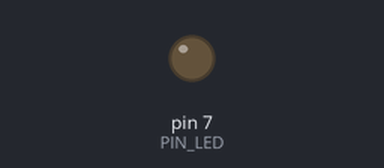
Simulated run of this sketch. Board: Arduino Uno, built with avr-gcc and run on an emulated ATmega328P. Shown: output pins drawn as LEDs (lit = HIGH). Dashed ring = blinking. What the sketch prints to the serial monitor is not drawn. At 2.2 s the program stops and its outputs stay as they are.

Above: at 1.1 s.
At 2.05 s:
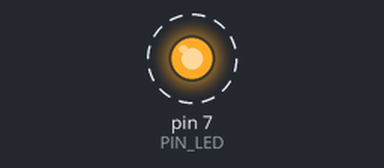
Timing chart, 0 to 3.7 s (numbered marks = the images above):
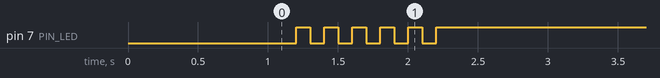

Measured:
- by itself, pin 7 (PIN_LED): alternates HIGH for 0.10 s and LOW for 0.10 s, 11 changes in all, then stays HIGH

The sketch:

05_practice_2.ino
```cpp
#define PIN_LED 7
unsigned int cnt, tgl;

void setup() {
  pinMode(PIN_LED, OUTPUT);
  Serial.begin(115200);
  while (!Serial){
    ;
  }
  Serial.println("Hello World! 20223067 Kim Ho");
  tgl = 0;
  digitalWrite(PIN_LED, tgl);
  delay(1000);
  tgl = tgl_state(tgl);
}

void loop() {
  for(int i=0; i < 12; i++){
    delay(100);
    tgl = tgl_state(tgl);
    digitalWrite(PIN_LED, tgl);
   }

 while(1){}

}

int tgl_state(int tgl){
  tgl = !tgl;
  return tgl;
}
```
